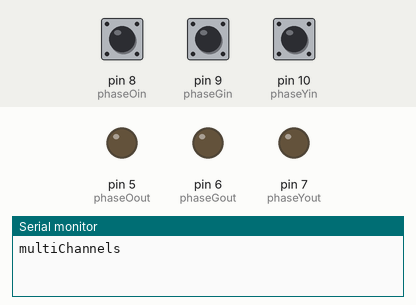
Simulated run of this sketch. Board: Arduino Uno, built with avr-gcc and run on an emulated ATmega328P. Parts: output pins drawn as LEDs (lit = HIGH), the last lines printed to the serial monitor. The test bench sets the inputs (shaded band); at power-on: pin 8 (phaseOin) HIGH, pin 9 (phaseGin) HIGH, pin 10 (phaseYin) HIGH.

Above: at 1.2 s.
1.3 s: pin 8 (phaseOin) pulled LOW for 0.15 s
At 2.3 s:
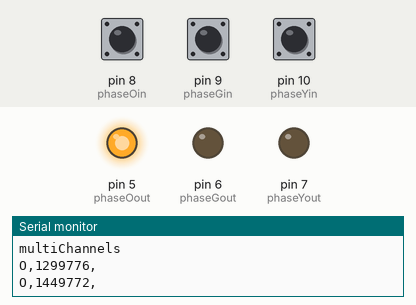
2.9 s: pin 9 (phaseGin) pulled LOW for 0.15 s
At 3.5 s:
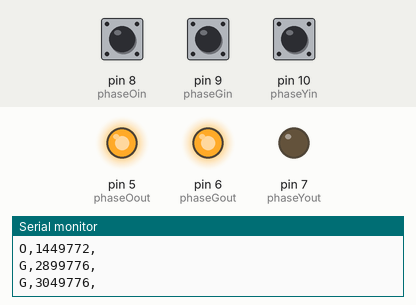
4.5 s: pin 10 (phaseYin) pulled LOW for 0.15 s
At 5.8 s:
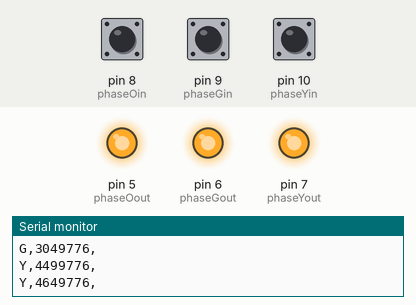
6.1 s: pin 8 (phaseOin) pulled LOW for 1 s
At 6.4 s:
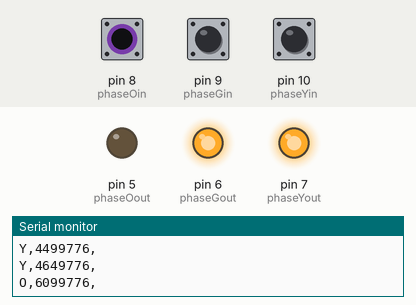
8.6 s: pin 9 (phaseGin) pulled LOW for 1 s
At 9.4 s:
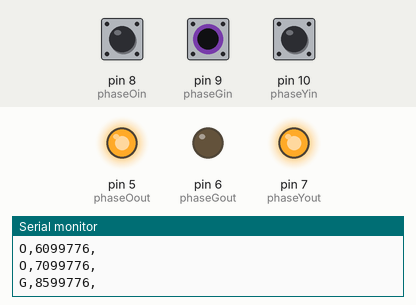
11.1 s: pin 9 (phaseGin) pulled LOW for 3.2 s
At 15.1 s:
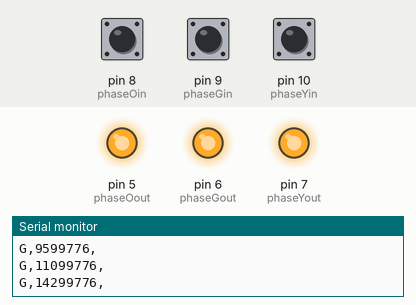
Timing chart, 0 to 16.6 s (numbered marks = the images above; inputs shaded):
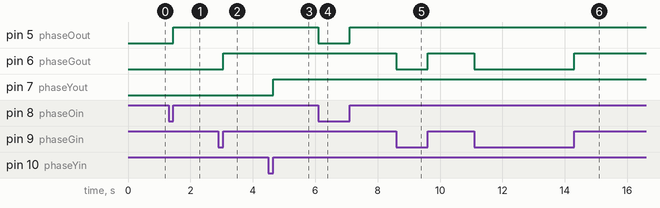

The sketch:

Tst24b_sketch_jan24b.ino
```cpp
// 3 Channel Signal Calibration
// Motor pass-through (bare) with serial print
// include the pinchangeint library
#include <PinChangeInt.h>

// Assign channel in pins
const byte phaseOin = 8;
const byte phaseGin = 9;
const byte phaseYin = 10;

// Assign channel out pins
const byte phaseOout = 5;
const byte phaseGout = 6;
const byte phaseYout = 7;

// Setup signal outputs expected by external processor
volatile uint8_t phaseOStateIn;
volatile uint8_t phaseGStateIn;
volatile uint8_t phaseYStateIn;

//Setup calibration & debounce constants
const int debounce = 100;
float calPercent = .85;

volatile unsigned long currentOTime;
volatile unsigned long currentGTime;
volatile unsigned long currentYTime;

// These bit flags are set in FlagsShared to indicate which
// channels have new signals
const byte phaseOflag = 1;
const byte phaseGflag = 2;
const byte phaseYflag = 4;

// holds the update flags defined above
volatile uint8_t FlagsShared;

void setup()
{

  Serial.begin(115200);

  Serial.println("multiChannels");

  //Speed pin setup
  pinMode(phaseOout, OUTPUT);
  pinMode(phaseOin, INPUT);
  digitalWrite (phaseOin, HIGH);

  //PhaseO pin setup
  pinMode(phaseGout, OUTPUT);
  pinMode(phaseGin, INPUT);
  digitalWrite (phaseGin, HIGH);

  //PhaseG pin setup
  pinMode(phaseYout, OUTPUT);
  pinMode(phaseYin, INPUT);
  digitalWrite (phaseYin, HIGH);

  // use the PinChangeInt library to attach the interrupts
  // Pins chosen make this interchangeable with an Uno and Leo
  PCintPort::attachInterrupt(phaseOin, calcPhaseO,CHANGE);
  PCintPort::attachInterrupt(phaseGin, calcPhaseG,CHANGE);
  PCintPort::attachInterrupt(phaseYin, calcPhaseY,CHANGE);
}

void loop()
{
  // create local variables to hold a local copies of the channel inputs

  static uint8_t phaseOstate;

  static uint8_t phaseGstate;

  static uint8_t phaseYstate;

  // local copy of update flags

  static uint8_t UpdateFlags;

  // check shared update flags to see if any channels have a change in the signal

  if(FlagsShared)
  {
    noInterrupts();

    // turn interrupts off quickly to take local copies of the shared variables

    // take a local copy of which channels were updated in case we need to use this in the rest of loop

    UpdateFlags = FlagsShared;


    if(UpdateFlags & phaseOflag)
    {
      phaseOstate = phaseOStateIn;
    }

    if(UpdateFlags & phaseGflag)
    {
      phaseGstate = phaseGStateIn;
    }

    if(UpdateFlags & phaseYflag)
    {
      phaseYstate = phaseYStateIn;
    }

    // clear shared copy of updated flags

    FlagsShared = 0;

    interrupts(); // we have local copies of the inputs, so now we can turn interrupts back on

  }


  if(UpdateFlags & phaseOflag)
  {
    currentOTime = micros();
      Serial.println();
      Serial.print("O");
      Serial.print(",");
      Serial.print(currentOTime);
      Serial.print(",");
      digitalWrite(phaseOout, phaseOstate);
  }


  if(UpdateFlags & phaseGflag)
  {
    currentGTime = micros();
      Serial.println();
      Serial.print("G");
      Serial.print(",");
      Serial.print(currentGTime);
      Serial.print(",");
      digitalWrite(phaseGout, phaseGstate);
  }


  if(UpdateFlags & phaseYflag)
  {
    currentYTime = micros();
      Serial.println();
      Serial.print("Y");
      Serial.print(",");
      Serial.print(currentYTime);
      Serial.print(",");
      digitalWrite(phaseYout, phaseYstate);
  }

  UpdateFlags = 0;
}


//  interrupt service routines

void calcPhaseO()
{
  phaseOStateIn = digitalRead(phaseOin);
  FlagsShared |= phaseOflag;
}

void calcPhaseG()
{
  phaseGStateIn = digitalRead(phaseGin);
  FlagsShared |= phaseGflag;
}

void calcPhaseY()
{
  phaseYStateIn = digitalRead(phaseYin);
  FlagsShared |= phaseYflag;
}
```

Measured:
- after the input at 1.3 s, pin 5 (phaseOout): LOW → HIGH after 0.15 s
- after the input at 2.9 s, pin 6 (phaseGout): LOW → HIGH after 0.15 s
- after the input at 4.5 s, pin 7 (phaseYout): LOW → HIGH after 0.15 s
- after the input at 6.1 s, pin 5 (phaseOout): HIGH → LOW at once, → HIGH 1.0 s later
- after the input at 8.6 s, pin 6 (phaseGout): HIGH → LOW at once, → HIGH 1.0 s later
- after the input at 11.1 s, pin 6 (phaseGout): HIGH → LOW at once, → HIGH 3.2 s later
